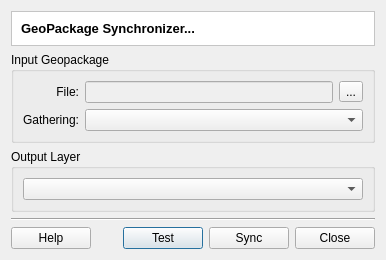
<?xml version="1.0" encoding="UTF-8"?>
<ui version="4.0">
 <class>GeoPackageSynchronizerDialogForm</class>
 <widget class="QDialog" name="GeoPackageSynchronizerDialogForm">
  <property name="geometry">
   <rect>
    <x>0</x>
    <y>0</y>
    <width>386</width>
    <height>242</height>
   </rect>
  </property>
  <property name="windowTitle">
   <string>GeoPackage Synchronizer</string>
  </property>
  <layout class="QGridLayout" name="gridLayout_10">
   <item row="0" column="0">
    <layout class="QGridLayout" name="gridLayout_9">
     <item row="0" column="0">
      <widget class="QFrame" name="frame">
       <property name="styleSheet">
        <string notr="true">QWidget { background: white }</string>
       </property>
       <property name="frameShape">
        <enum>QFrame::StyledPanel</enum>
       </property>
       <property name="frameShadow">
        <enum>QFrame::Sunken</enum>
       </property>
       <layout class="QGridLayout" name="gridLayout_6">
        <item row="0" column="0">
         <widget class="QLabel" name="m_titleLabel">
          <property name="font">
           <font>
            <pointsize>10</pointsize>
            <weight>75</weight>
            <bold>true</bold>
           </font>
          </property>
          <property name="text">
           <string>GeoPackage Synchronizer...</string>
          </property>
         </widget>
        </item>
       </layout>
      </widget>
     </item>
     <item row="1" column="0">
      <widget class="QGroupBox" name="groupBox_3">
       <property name="title">
        <string>Input Geopackage</string>
       </property>
       <property name="flat">
        <bool>true</bool>
       </property>
       <layout class="QGridLayout" name="gridLayout_8">
        <item row="0" column="0">
         <layout class="QGridLayout" name="gridLayout_7">
          <item row="0" column="0">
           <layout class="QGridLayout" name="gridLayout_4">
            <item row="0" column="0">
             <widget class="QLabel" name="label">
              <property name="text">
               <string>File:</string>
              </property>
              <property name="alignment">
               <set>Qt::AlignRight|Qt::AlignTrailing|Qt::AlignVCenter</set>
              </property>
             </widget>
            </item>
            <item row="1" column="0">
             <widget class="QLabel" name="label_2">
              <property name="text">
               <string>Gathering:</string>
              </property>
              <property name="alignment">
               <set>Qt::AlignRight|Qt::AlignTrailing|Qt::AlignVCenter</set>
              </property>
             </widget>
            </item>
           </layout>
          </item>
          <item row="0" column="1">
           <layout class="QGridLayout" name="gridLayout_3">
            <item row="0" column="0">
             <layout class="QGridLayout" name="gridLayout_2">
              <item row="0" column="0">
               <widget class="QLineEdit" name="m_geopackageLineEdit">
                <property name="enabled">
                 <bool>false</bool>
                </property>
               </widget>
              </item>
              <item row="0" column="1">
               <widget class="QToolButton" name="m_geopackageToolButton">
                <property name="text">
                 <string>...</string>
                </property>
               </widget>
              </item>
             </layout>
            </item>
            <item row="1" column="0">
             <widget class="QComboBox" name="m_gatheringComboBox"/>
            </item>
           </layout>
          </item>
         </layout>
        </item>
       </layout>
      </widget>
     </item>
     <item row="2" column="0">
      <widget class="QGroupBox" name="groupBox_4">
       <property name="sizePolicy">
        <sizepolicy hsizetype="Preferred" vsizetype="Preferred">
         <horstretch>0</horstretch>
         <verstretch>0</verstretch>
        </sizepolicy>
       </property>
       <property name="title">
        <string>Output Layer</string>
       </property>
       <property name="flat">
        <bool>true</bool>
       </property>
       <layout class="QGridLayout" name="gridLayout">
        <item row="0" column="0">
         <widget class="QComboBox" name="m_layerComboBox"/>
        </item>
       </layout>
      </widget>
     </item>
     <item row="3" column="0">
      <layout class="QGridLayout" name="gridLayout_5">
       <item row="0" column="0" colspan="5">
        <widget class="Line" name="line">
         <property name="orientation">
          <enum>Qt::Horizontal</enum>
         </property>
        </widget>
       </item>
       <item row="1" column="1">
        <spacer name="horizontalSpacer">
         <property name="orientation">
          <enum>Qt::Horizontal</enum>
         </property>
         <property name="sizeHint" stdset="0">
          <size>
           <width>40</width>
           <height>20</height>
          </size>
         </property>
        </spacer>
       </item>
       <item row="1" column="2">
        <widget class="QPushButton" name="m_testPushButton">
         <property name="text">
          <string>Test</string>
         </property>
        </widget>
       </item>
       <item row="1" column="4">
        <widget class="QPushButton" name="m_cancelPushButton">
         <property name="text">
          <string>Close</string>
         </property>
        </widget>
       </item>
       <item row="1" column="0">
        <widget class="QPushButton" name="m_helpPushButton">
         <property name="text">
          <string>Help</string>
         </property>
        </widget>
       </item>
       <item row="1" column="3">
        <widget class="QPushButton" name="m_synchPushButton">
         <property name="text">
          <string>Sync</string>
         </property>
        </widget>
       </item>
      </layout>
     </item>
    </layout>
   </item>
  </layout>
 </widget>
 <tabstops>
  <tabstop>m_geopackageLineEdit</tabstop>
  <tabstop>m_geopackageToolButton</tabstop>
  <tabstop>m_gatheringComboBox</tabstop>
  <tabstop>m_layerComboBox</tabstop>
  <tabstop>m_synchPushButton</tabstop>
  <tabstop>m_cancelPushButton</tabstop>
  <tabstop>m_testPushButton</tabstop>
  <tabstop>m_helpPushButton</tabstop>
 </tabstops>
 <resources/>
 <connections>
  <connection>
   <sender>m_cancelPushButton</sender>
   <signal>released()</signal>
   <receiver>GeoPackageSynchronizerDialogForm</receiver>
   <slot>reject()</slot>
   <hints>
    <hint type="sourcelabel">
     <x>394</x>
     <y>592</y>
    </hint>
    <hint type="destinationlabel">
     <x>420</x>
     <y>408</y>
    </hint>
   </hints>
  </connection>
 </connections>
</ui>
